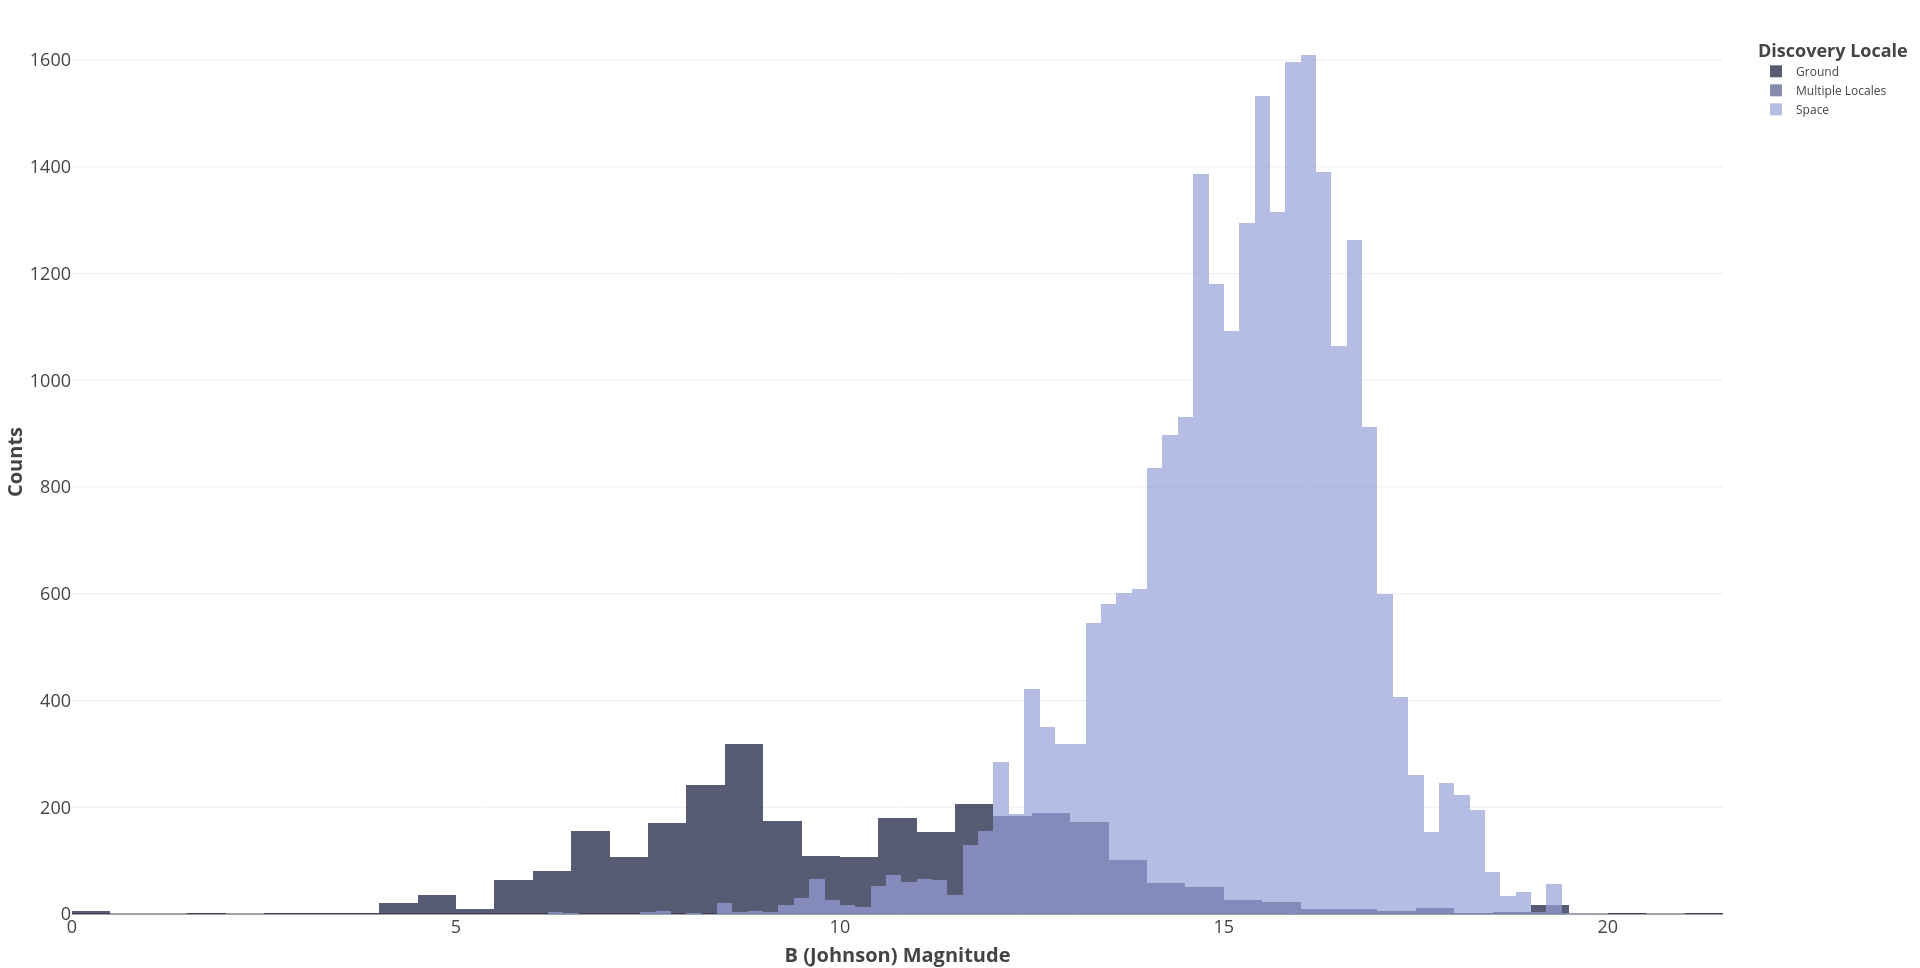

This figure's R source:

# Paths:
path_data = "data/"
path_lib = "renv/library/R-4.1/x86_64-pc-linux-gnu/"

# Packages:
require(dplyr, lib = path_lib)
require(readr, lib = path_lib)
require(RColorBrewer, lib = path_lib)
require(plotly, lib = path_lib)

# Dataset:
df = readr::read_csv(paste0(path_data, "nasa_exoplanets.csv")) %>%
         as.data.frame()
attr(df, "spec") = NULL
df_varnames = readr::read_csv(paste0(path_data, "nasa_exoplanets_var_names.csv")) %>%
                  as.data.frame()
attr(df_varnames, "spec") = NULL

# Variables:
x_var = "sy_bmag"
x_var_name = (df_varnames %>%
                 dplyr::filter(var == x_var))$var_name
color_var = "disc_locale"
color_var_name = (df_varnames %>%
                    dplyr::filter(var == color_var))$var_name

# Adapt the data:
df_plot = df %>%
              dplyr::select(
                  all_of(x_var),
                  all_of(color_var)
              )
x_vals = df[, x_var]

# Plot:
my_palette = colorRampPalette(c("#111539", "#97A1D9"))
n_levels = df_plot %>%
               dplyr::select(all_of(color_var)) %>%
               unique() %>%
               nrow()

p = plot_ly(
    data = df_plot,
    x = ~eval(parse(text = x_var)),
    color = ~eval(parse(text = color_var)),
    colors = my_palette(n_levels),
    type = "histogram",
    text = ~eval(parse(text = color_var)),
    histfunc = "count",
    histnorm = "",
    nbinsx = 100,
    opacity = 0.7,
    hovertemplate = paste0("<b>Counts: %{y:,}<br>",
                           x_var_name, ": %{x:,}</br>",
                           color_var_name, ": %{text}<extra></extra>")
) %>%
    layout(
        barmode = "overlay",
        xaxis = list(
            title = paste0("<b>", x_var_name, "</b>"),
            titlefont = list(size = 20),
            tickfont = list(size = 18),
            categoryorder = "array"
        ),
        yaxis = list(
            title = paste0("<b>Counts</b>"),
            titlefont = list(size = 20),
            tickfont = list(size = 18)
        ),
        margin = list(
            l = 10,
            r = 10,
            t = 10,
            b = 10
        ),
        hoverlabel = list(font = list(size = 18)),
        showlegend = TRUE,
        legend = list(
            title = list(
                text = paste0("<br><b>", color_var_name, "</b>"),
                font = list(size = 18)
            )
        )
    )

p
